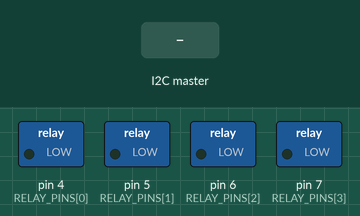
Bench run of a sketch on a simulated Arduino Nano, built with avr-gcc and run on an emulated ATmega328P. Shown: switched loads named in the sketch (green lamp = pin HIGH). Inputs (shaded band) come from the test bench. What the sketch prints to the serial monitor is not drawn.

Above: at 1.2 s.
1.3 s: the I2C master sends the byte 1
At 2.5 s:
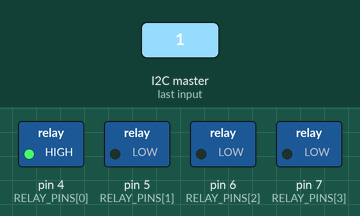
2.8 s: the I2C master sends the byte 2
At 3.8 s:
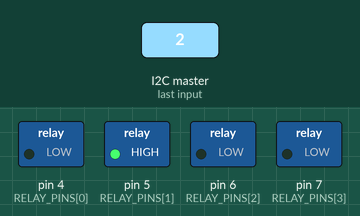
4.3 s: the I2C master sends the byte 90
At 4.9 s:
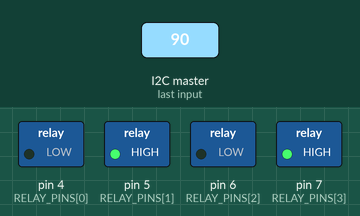
5.8 s: the I2C master sends the byte 200
At 6.1 s:
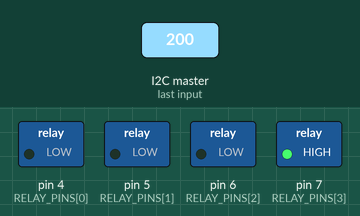
7.3 s: the I2C master sends the byte 0
At 8.4 s:
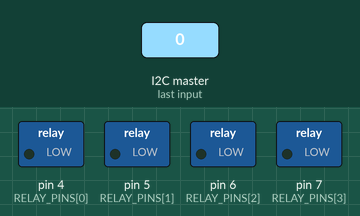
Timing chart, 0 to 9.8 s (numbered marks = the images above; inputs shaded):
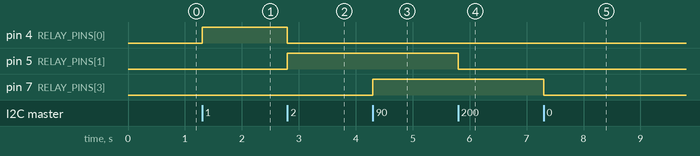

Measured:
- after the input at 1.3 s, pin 4 (RELAY_PINS[0]): LOW → HIGH at once
- after the input at 2.8 s, pin 4 (RELAY_PINS[0]): HIGH → LOW at once; pin 5 (RELAY_PINS[1]): LOW → HIGH at once
- after the input at 4.3 s, pin 7 (RELAY_PINS[3]): LOW → HIGH at once
- after the input at 5.8 s, pin 5 (RELAY_PINS[1]): HIGH → LOW at once
- after the input at 7.3 s, pin 7 (RELAY_PINS[3]): HIGH → LOW at once

The sketch:

node_relay_bank.ino
```cpp
/*
  I2C Multi-Drop Network - Relay Bank Node (0x08)
  ----------------------------------------------------
  I2C slave exposing a 4-relay bitmask: readable via requestFrom(),
  settable via a single-byte write from the hub. Board: Arduino Nano.
*/

#include <Wire.h>

const uint8_t I2C_ADDRESS = 0x08;
const uint8_t RELAY_PINS[4] = {4, 5, 6, 7};

volatile uint8_t relayState = 0x00;

void setup() {
  Serial.begin(9600);
  for (uint8_t i = 0; i < 4; i++) {
    pinMode(RELAY_PINS[i], OUTPUT);
    digitalWrite(RELAY_PINS[i], LOW);
  }

  Wire.begin(I2C_ADDRESS);
  Wire.onRequest(onRequest);
  Wire.onReceive(onReceive);
  Serial.println("Relay bank node ready (0x08).");
}

void loop() {
  // all work happens in I2C callbacks
}

void onRequest() {
  Wire.write(relayState);
}

void onReceive(int numBytes) {
  if (numBytes < 1) return;
  uint8_t newState = Wire.read();
  relayState = newState;
  for (uint8_t i = 0; i < 4; i++) {
    digitalWrite(RELAY_PINS[i], (relayState >> i) & 0x01 ? HIGH : LOW);
  }
}
```
